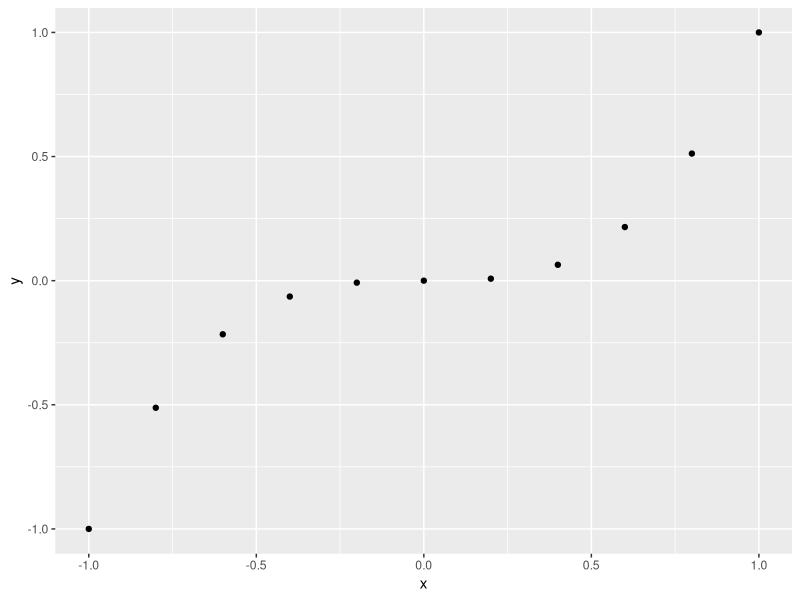
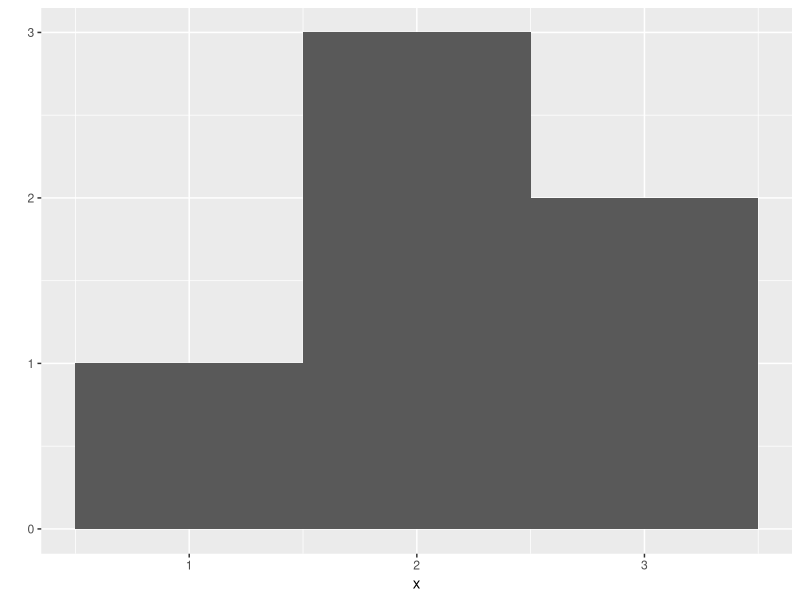
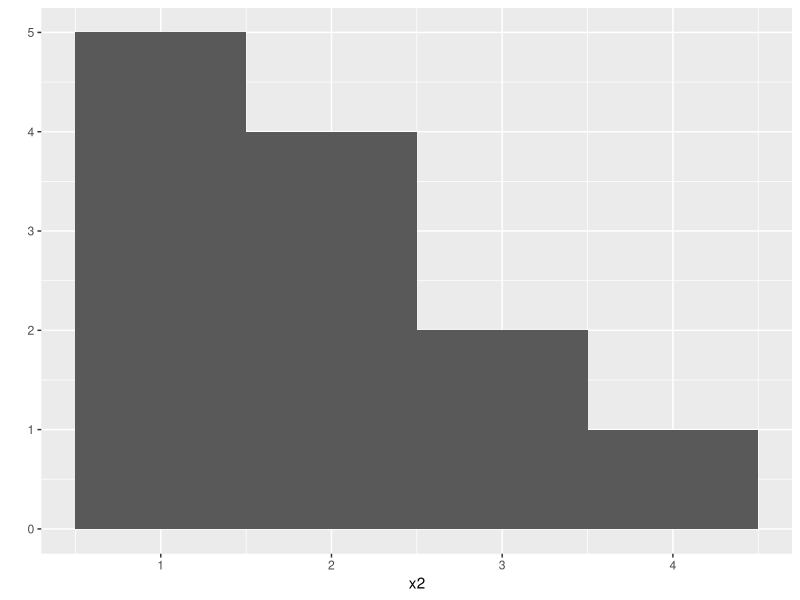
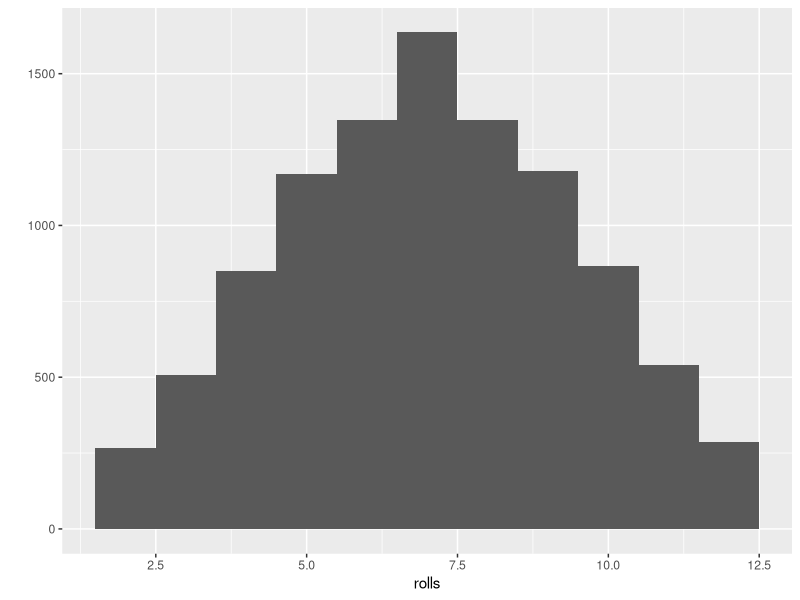
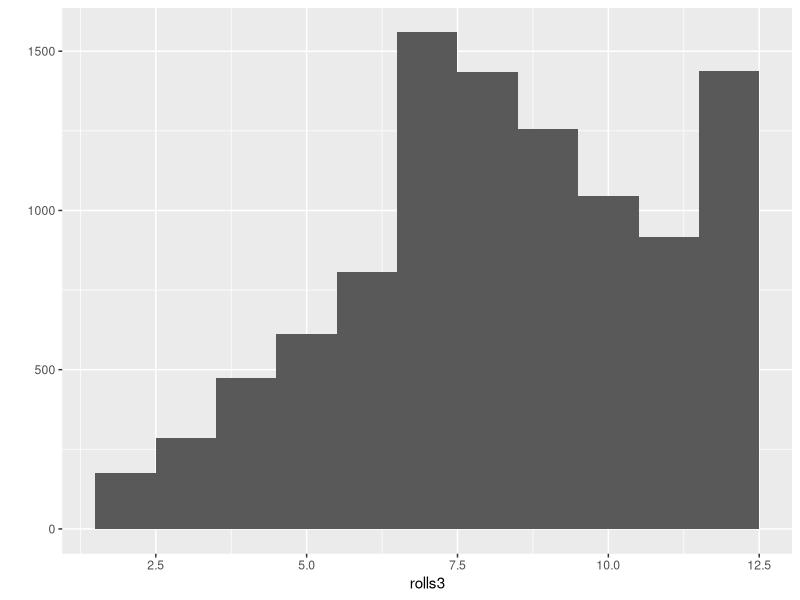

Here is the R script that generated these plots, in order:
die <- 1:6
dice <- sample(die, size = 2, replace = TRUE)
sum(dice)

roll <- function() {
  die <- 1:6
  dice <- sample(die, size = 2, replace = TRUE)
  sum(dice)
}

roll2 <- function(bones) {
  dice <- sample(bones, size = 2, replace = TRUE)
  sum(dice)
}

install.packages("ggplot2")
library("ggplot2")
qplot

x <- c(-1,-0.8,-0.6,-0.4,-0.2, 0, 0.2, 0.4, 0.6, 0.8, 1)
y <- x ^ 3
qplot(x, y)

x <- c(1, 2, 2, 2, 3, 3)
qplot(x, binwidth = 1)

x2 <- c(1, 1, 1, 1, 1, 2, 2, 2, 2, 3, 3, 4)
qplot(x2, binwidth = 1)

replicate(3, 1 + 1)
rolls <- replicate(10000, roll())
qplot(rolls, binwidth = 1)

?sample

roll3 <- function() {
  die <- 1:6
  dice <-
    sample(
      die,
      size = 2,
      replace = TRUE,
      prob = c(1 / 8, 1 / 8, 1 / 8, 1 / 8, 1 / 8, 3 / 8))
  sum(dice)    
}

rolls3 <-replicate(10000,roll3())
qplot(rolls3, binwidth = 1)
